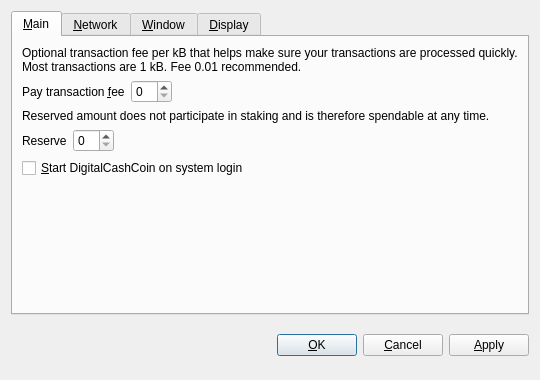
<?xml version="1.0" encoding="UTF-8"?>
<ui version="4.0">
 <class>OptionsDialog</class>
 <widget class="QDialog" name="OptionsDialog">
  <property name="geometry">
   <rect>
    <x>0</x>
    <y>0</y>
    <width>540</width>
    <height>380</height>
   </rect>
  </property>
  <property name="windowTitle">
   <string>Options</string>
  </property>
  <property name="modal">
   <bool>true</bool>
  </property>
  <layout class="QVBoxLayout" name="verticalLayout">
   <item>
    <widget class="QTabWidget" name="tabWidget">
     <property name="tabPosition">
      <enum>QTabWidget::North</enum>
     </property>
     <property name="currentIndex">
      <number>0</number>
     </property>
     <widget class="QWidget" name="tabMain">
      <attribute name="title">
       <string>&amp;Main</string>
      </attribute>
      <layout class="QVBoxLayout" name="verticalLayout_Main">
       <item>
        <widget class="QLabel" name="transactionFeeInfoLabel">
         <property name="text">
          <string>Optional transaction fee per kB that helps make sure your transactions are processed quickly. Most transactions are 1 kB. Fee 0.01 recommended.</string>
         </property>
         <property name="textFormat">
          <enum>Qt::PlainText</enum>
         </property>
         <property name="wordWrap">
          <bool>true</bool>
         </property>
        </widget>
       </item>
       <item>
        <layout class="QHBoxLayout" name="horizontalLayoutFee">
         <item>
          <widget class="QLabel" name="transactionFeeLabel">
           <property name="text">
            <string>Pay transaction &amp;fee</string>
           </property>
           <property name="textFormat">
            <enum>Qt::PlainText</enum>
           </property>
           <property name="buddy">
            <cstring>transactionFee</cstring>
           </property>
          </widget>
         </item>
         <item>
          <widget class="BitcoinAmountField" name="transactionFee"/>
         </item>
         <item>
          <spacer name="horizontalSpacerFee">
           <property name="orientation">
            <enum>Qt::Horizontal</enum>
           </property>
           <property name="sizeHint" stdset="0">
            <size>
             <width>40</width>
             <height>20</height>
            </size>
           </property>
          </spacer>
         </item>
        </layout>
       </item>
       <item>
        <widget class="QLabel" name="reserveBalanceInfoLabel">
         <property name="text">
          <string>Reserved amount does not participate in staking and is therefore spendable at any time.</string>
         </property>
         <property name="textFormat">
          <enum>Qt::PlainText</enum>
         </property>
         <property name="wordWrap">
          <bool>true</bool>
         </property>
        </widget>
       </item>
       <item>
        <layout class="QHBoxLayout" name="horizontalLayoutReserveBalance">
         <item>
          <widget class="QLabel" name="reserveBalanceLabel">
           <property name="text">
            <string>Reserve</string>
           </property>
           <property name="textFormat">
            <enum>Qt::PlainText</enum>
           </property>
           <property name="buddy">
            <cstring>reserveBalance</cstring>
           </property>
          </widget>
         </item>
         <item>
          <widget class="BitcoinAmountField" name="reserveBalance"/>
         </item>
         <item>
          <spacer name="horizontalSpacerReserveBalance">
           <property name="orientation">
            <enum>Qt::Horizontal</enum>
           </property>
           <property name="sizeHint" stdset="0">
            <size>
             <width>40</width>
             <height>20</height>
            </size>
           </property>
          </spacer>
         </item>
        </layout>
       </item>
       <item>
        <widget class="QCheckBox" name="bitcoinAtStartup">
         <property name="toolTip">
          <string>Automatically start DigitalCashCoin after logging in to the system.</string>
         </property>
         <property name="text">
          <string>&amp;Start DigitalCashCoin on system login</string>
         </property>
        </widget>
       </item>
       <item>
        <spacer name="verticalSpacer_Main">
         <property name="orientation">
          <enum>Qt::Vertical</enum>
         </property>
         <property name="sizeHint" stdset="0">
          <size>
           <width>20</width>
           <height>40</height>
          </size>
         </property>
        </spacer>
       </item>
      </layout>
     </widget>
     <widget class="QWidget" name="tabNetwork">
      <attribute name="title">
       <string>&amp;Network</string>
      </attribute>
      <layout class="QVBoxLayout" name="verticalLayout_Network">
       <item>
        <widget class="QCheckBox" name="mapPortUpnp">
         <property name="toolTip">
          <string>Automatically open the DigitalCashCoin client port on the router. This only works when your router supports UPnP and it is enabled.</string>
         </property>
         <property name="text">
          <string>Map port using &amp;UPnP</string>
         </property>
        </widget>
       </item>
       <item>
        <widget class="QCheckBox" name="connectSocks">
         <property name="toolTip">
          <string>Connect to the DigitalCashCoin network through a SOCKS proxy (e.g. when connecting through Tor).</string>
         </property>
         <property name="text">
          <string>&amp;Connect through SOCKS proxy:</string>
         </property>
        </widget>
       </item>
       <item>
        <layout class="QHBoxLayout" name="horizontalLayout_Network">
         <item>
          <widget class="QLabel" name="proxyIpLabel">
           <property name="text">
            <string>Proxy &amp;IP:</string>
           </property>
           <property name="textFormat">
            <enum>Qt::PlainText</enum>
           </property>
           <property name="buddy">
            <cstring>proxyIp</cstring>
           </property>
          </widget>
         </item>
         <item>
          <widget class="QValidatedLineEdit" name="proxyIp">
           <property name="maximumSize">
            <size>
             <width>140</width>
             <height>16777215</height>
            </size>
           </property>
           <property name="toolTip">
            <string>IP address of the proxy (e.g. 127.0.0.1)</string>
           </property>
          </widget>
         </item>
         <item>
          <widget class="QLabel" name="proxyPortLabel">
           <property name="text">
            <string>&amp;Port:</string>
           </property>
           <property name="textFormat">
            <enum>Qt::PlainText</enum>
           </property>
           <property name="buddy">
            <cstring>proxyPort</cstring>
           </property>
          </widget>
         </item>
         <item>
          <widget class="QLineEdit" name="proxyPort">
           <property name="maximumSize">
            <size>
             <width>55</width>
             <height>16777215</height>
            </size>
           </property>
           <property name="toolTip">
            <string>Port of the proxy (e.g. 9050)</string>
           </property>
          </widget>
         </item>
         <item>
          <widget class="QLabel" name="socksVersionLabel">
           <property name="text">
            <string>SOCKS &amp;Version:</string>
           </property>
           <property name="textFormat">
            <enum>Qt::PlainText</enum>
           </property>
           <property name="buddy">
            <cstring>socksVersion</cstring>
           </property>
          </widget>
         </item>
         <item>
          <widget class="QValueComboBox" name="socksVersion">
           <property name="toolTip">
            <string>SOCKS version of the proxy (e.g. 5)</string>
           </property>
          </widget>
         </item>
         <item>
          <spacer name="horizontalSpacer_Network">
           <property name="orientation">
            <enum>Qt::Horizontal</enum>
           </property>
           <property name="sizeHint" stdset="0">
            <size>
             <width>40</width>
             <height>20</height>
            </size>
           </property>
          </spacer>
         </item>
        </layout>
       </item>
       <item>
        <spacer name="verticalSpacer_Network">
         <property name="orientation">
          <enum>Qt::Vertical</enum>
         </property>
         <property name="sizeHint" stdset="0">
          <size>
           <width>20</width>
           <height>40</height>
          </size>
         </property>
        </spacer>
       </item>
      </layout>
     </widget>
     <widget class="QWidget" name="tabWindow">
      <attribute name="title">
       <string>&amp;Window</string>
      </attribute>
      <layout class="QVBoxLayout" name="verticalLayout_Window">
       <item>
        <widget class="QCheckBox" name="minimizeToTray">
         <property name="toolTip">
          <string>Show only a tray icon after minimizing the window.</string>
         </property>
         <property name="text">
          <string>&amp;Minimize to the tray instead of the taskbar</string>
         </property>
        </widget>
       </item>
       <item>
        <widget class="QCheckBox" name="minimizeOnClose">
         <property name="toolTip">
          <string>Minimize instead of exit the application when the window is closed. When this option is enabled, the application will be closed only after selecting Quit in the menu.</string>
         </property>
         <property name="text">
          <string>M&amp;inimize on close</string>
         </property>
        </widget>
       </item>
       <item>
        <spacer name="verticalSpacer_Window">
         <property name="orientation">
          <enum>Qt::Vertical</enum>
         </property>
         <property name="sizeHint" stdset="0">
          <size>
           <width>20</width>
           <height>40</height>
          </size>
         </property>
        </spacer>
       </item>
      </layout>
     </widget>
     <widget class="QWidget" name="tabDisplay">
      <attribute name="title">
       <string>&amp;Display</string>
      </attribute>
      <layout class="QVBoxLayout" name="verticalLayout_Display">
       <item>
        <layout class="QHBoxLayout" name="horizontalLayout_1_Display">
         <item>
          <widget class="QLabel" name="langLabel">
           <property name="text">
            <string>User Interface &amp;language:</string>
           </property>
           <property name="textFormat">
            <enum>Qt::PlainText</enum>
           </property>
           <property name="buddy">
            <cstring>lang</cstring>
           </property>
          </widget>
         </item>
         <item>
          <widget class="QValueComboBox" name="lang">
           <property name="toolTip">
            <string>The user interface language can be set here. This setting will take effect after restarting DigitalCashCoin.</string>
           </property>
          </widget>
         </item>
        </layout>
       </item>
       <item>
        <layout class="QHBoxLayout" name="horizontalLayout_2_Display">
         <item>
          <widget class="QLabel" name="unitLabel">
           <property name="text">
            <string>&amp;Unit to show amounts in:</string>
           </property>
           <property name="textFormat">
            <enum>Qt::PlainText</enum>
           </property>
           <property name="buddy">
            <cstring>unit</cstring>
           </property>
          </widget>
         </item>
         <item>
          <widget class="QValueComboBox" name="unit">
           <property name="toolTip">
            <string>Choose the default subdivision unit to show in the interface and when sending coins.</string>
           </property>
          </widget>
         </item>
        </layout>
       </item>
       <item>
        <widget class="QCheckBox" name="displayAddresses">
         <property name="toolTip">
          <string>Whether to show DigitalCashCoin addresses in the transaction list or not.</string>
         </property>
         <property name="text">
          <string>&amp;Display addresses in transaction list</string>
         </property>
        </widget>
       </item>
       <item>
        <widget class="QCheckBox" name="coinControlFeatures">
         <property name="toolTip">
          <string>Whether to show coin control features or not.</string>
         </property>
         <property name="text">
          <string>Display coin &amp;control features (experts only!)</string>
         </property>
        </widget>
       </item>
       <item>
        <spacer name="verticalSpacer_Display">
         <property name="orientation">
          <enum>Qt::Vertical</enum>
         </property>
         <property name="sizeHint" stdset="0">
          <size>
           <width>20</width>
           <height>40</height>
          </size>
         </property>
        </spacer>
       </item>
      </layout>
     </widget>
    </widget>
   </item>
   <item>
    <layout class="QHBoxLayout" name="horizontalLayout_Buttons">
     <item>
      <spacer name="horizontalSpacer_1">
       <property name="orientation">
        <enum>Qt::Horizontal</enum>
       </property>
       <property name="sizeHint" stdset="0">
        <size>
         <width>40</width>
         <height>48</height>
        </size>
       </property>
      </spacer>
     </item>
     <item>
      <widget class="QLabel" name="statusLabel">
       <property name="font">
        <font>
         <weight>75</weight>
         <bold>true</bold>
        </font>
       </property>
       <property name="text">
        <string/>
       </property>
       <property name="textFormat">
        <enum>Qt::PlainText</enum>
       </property>
       <property name="wordWrap">
        <bool>true</bool>
       </property>
      </widget>
     </item>
     <item>
      <spacer name="horizontalSpacer_2">
       <property name="orientation">
        <enum>Qt::Horizontal</enum>
       </property>
       <property name="sizeHint" stdset="0">
        <size>
         <width>40</width>
         <height>48</height>
        </size>
       </property>
      </spacer>
     </item>
     <item>
      <widget class="QPushButton" name="okButton">
       <property name="text">
        <string>&amp;OK</string>
       </property>
      </widget>
     </item>
     <item>
      <widget class="QPushButton" name="cancelButton">
       <property name="text">
        <string>&amp;Cancel</string>
       </property>
       <property name="autoDefault">
        <bool>false</bool>
       </property>
      </widget>
     </item>
     <item>
      <widget class="QPushButton" name="applyButton">
       <property name="text">
        <string>&amp;Apply</string>
       </property>
       <property name="autoDefault">
        <bool>false</bool>
       </property>
      </widget>
     </item>
    </layout>
   </item>
  </layout>
 </widget>
 <customwidgets>
  <customwidget>
   <class>BitcoinAmountField</class>
   <extends>QSpinBox</extends>
   <header>bitcoinamountfield.h</header>
  </customwidget>
  <customwidget>
   <class>QValueComboBox</class>
   <extends>QComboBox</extends>
   <header>qvaluecombobox.h</header>
  </customwidget>
  <customwidget>
   <class>QValidatedLineEdit</class>
   <extends>QLineEdit</extends>
   <header>qvalidatedlineedit.h</header>
  </customwidget>
 </customwidgets>
 <resources/>
 <connections/>
</ui>
